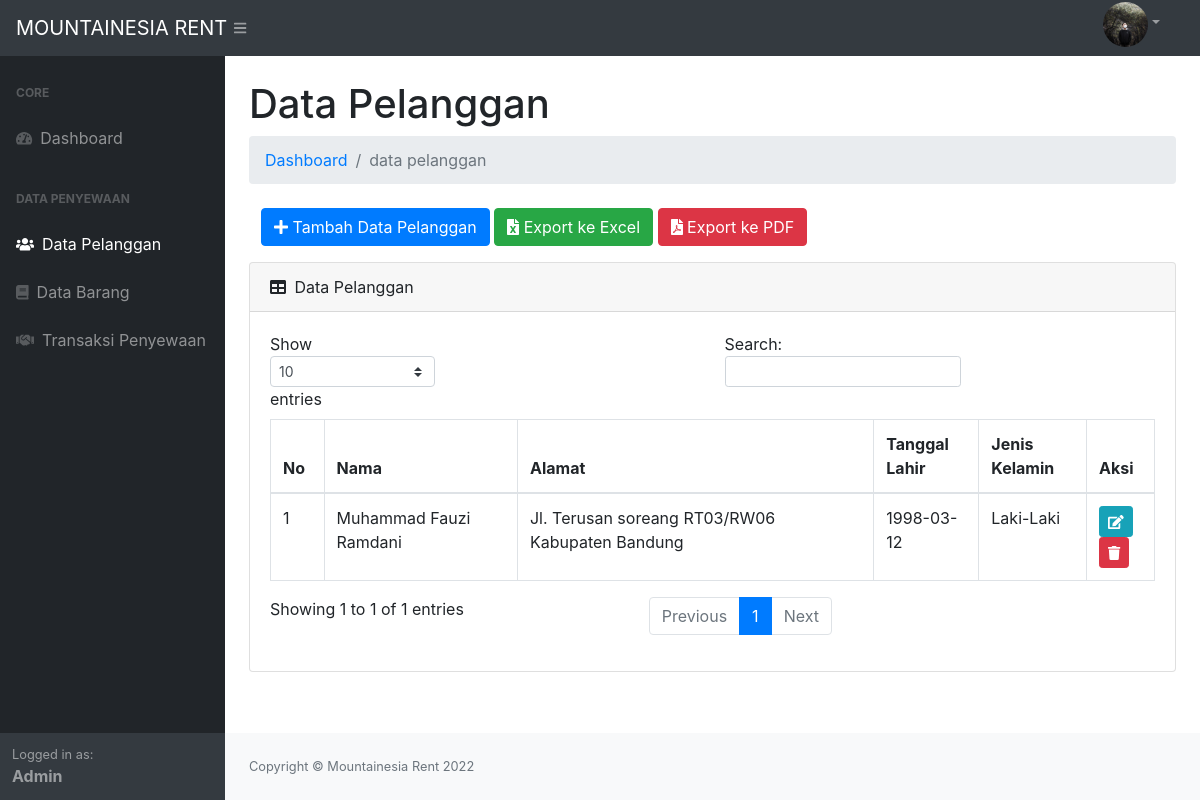
/index.php?p=pelanggan (signed in), run on the app's committed database.
### tables this page shows
CREATE TABLE `tb_pelanggan` (
  `idpelanggan` int(11) NOT NULL,
  `nama_pelanggan` varchar(50) NOT NULL,
  `alamat` varchar(255) NOT NULL,
  `tgl_lahir` date NOT NULL,
  `jk` enum('L','P') NOT NULL
);

### page/pelanggan/pelanggan.php (the view)
<?php
$sqlPelanggan = $conn->query("SELECT * FROM tb_pelanggan ORDER BY nama_pelanggan DESC") or die(mysqli_error($conn));
?>
<h1 class="mt-4">Data Pelanggan</h1>
<ol class="breadcrumb mb-4">
    <li class="breadcrumb-item"><a href="index.php">Dashboard</a></li>
    <li class="breadcrumb-item active">data pelanggan</li>
</ol>
<div class="col-md-12">
    <a href="?p=pelanggan&aksi=tambah" class="btn btn-primary mb-3"><i class="fa fa-plus"></i> Tambah Data Pelanggan</a>
    <a href="./laporan/laporan_pelanggan_excel.php" target="_blank" class="btn btn-success mb-3"><i class="fa fa-file-excel"></i>
 Export ke Excel</a>
 <a href="./laporan/laporan_pelanggan_pdf.php" target="_blank" class="btn btn-danger mb-3"><i class="fa fa-file-pdf"></i>
 Export ke PDF</a>
</div>
<div class="card mb-4">
    <div class="card-header">
        <i class="fas fa-table mr-1"></i>
        Data Pelanggan
    </div>
    <div class="card-body">
        <div class="table-responsive">
            <table class="table table-bordered" id="dataTable" width="100%" cellspacing="0">
                <thead>
                    <tr>
                        <th>No</th>
                        <th>Nama</th>
                        <th>Alamat</th>
                        <th>Tanggal Lahir</th>
                        <th>Jenis Kelamin</th>
                        <th>Aksi</th>
                    </tr>
                </thead>
                <tbody>
                    <?php
                    $no = 1;
                    while ($pecahPelanggan = $sqlPelanggan->fetch_assoc()) {
                    $jk = ($pecahPelanggan['jk'] == 'L') ? 'Laki-Laki' : 'Perempuan';
                    ?>
                    <tr>
                        <td><?= $no++; ?></td>
                        <td><?= $pecahPelanggan['nama_pelanggan']; ?></td>
                        <td><?= $pecahPelanggan['alamat']; ?></td>
                        <td><?= $pecahPelanggan['tgl_lahir']; ?></td>
                        <td><?= $jk; ?></td>
                        <td>
                            <a href="?p=pelanggan&aksi=ubah&id=<?= $pecahPelanggan['idpelanggan']; ?>" class="btn btn-info btn-sm"><i class="fa fa-edit"></i></a>
                            <a href="javascript:;" class="btn btn-danger btn-sm"><i class="fa fa-trash" onclick="confirmation('?p=pelanggan&aksi=hapus&id=<?= $pecahPelanggan['idpelanggan']; ?>')"></i></a>
                        </td>
                    </tr>
                    <?php } ?>
                </tbody>
            </table>
        </div>
    </div>
</div>

### data on the page
tb_pelanggan: nama_pelanggan "Muhammad Fauzi Ramdani", alamat "Jl. Terusan soreang RT03/RW06 Kabupaten Bandung", tgl_lahir "1998-03-12", jk "Laki-Laki"

### other printed values
$_SESSION['login']['nama'] "Admin"
